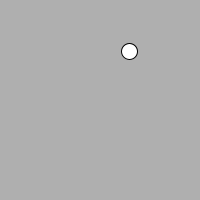
Frame 1 (no input)
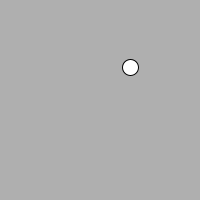
Frame 60 (the mouse pressed at the canvas centre just before this capture)
Frame 120 (the mouse held since frame 60 and released just before this capture): identical to frame 60, image omitted

The Processing sketch that drew these frames (run headless with seeded random() and noise(); from frame 60 on, the mouse is pressed at the canvas centre):

// Processing sketch: e01_dragonfly_prototype
// ── e01_dragonfly_prototype.pde
float DRAGONFLY_MOVE_CHANCE = 0.1;
float DRAGONFLY_STOP_CHANCE = 0.0333;
float DRAGONFLY_SPEED = 2.5;

Dragonfly df;

void setup() {
  size(200,200);
  df = new Dragonfly();
}

void draw() {
  background(175);
  df.update();
  df.display();
}

class Dragonfly {
  
  PVector location;
  PVector velocity;
  boolean moving;
  
  Dragonfly() {
    location = randomPoint();
    velocity = nullVector();
  }
  
  void update() {
    // calculate velocity
    if (_moving()) {
      if (random(1) < DRAGONFLY_STOP_CHANCE) {
        velocity = nullVector();
      }
    } else {
      if (random(1) < DRAGONFLY_STOP_CHANCE) {
        velocity = PVector.random2D();
        velocity.mult(DRAGONFLY_SPEED);
      };
    }
    
    location.add(velocity);
    _checkEdges();
  }
  
  void display() {
    ellipse(location.x,location.y,16,16);
  }
  
  void _checkEdges() {
    // horizontal
    if (location.x < 0) location.x = width;
    if (location.x > width) location.x = 0;
    
    // vertical
    if (location.y < 0) location.y = height;
    if (location.y > height) location.y = 0;
  }
  
  boolean _moving() {
    return velocity.mag() > 0;
  }
}

PVector randomPoint() {
  return new PVector(random(0,width),random(0,height));
}

PVector nullVector() {
  return new PVector(0,0);
}
